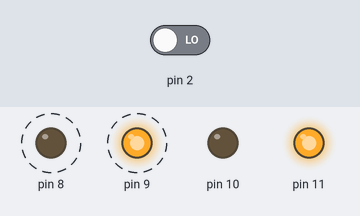
A sketch run on a simulated Arduino Uno, built with avr-gcc and run on an emulated ATmega328P. On the bench: output pins drawn as LEDs (lit = HIGH). Dashed ring = blinking. The test bench sets the inputs (shaded band); at power-on: pin 2 LOW.

Above: at 5.3 s.
5.4 s: pin 2 driven HIGH
At 5.62 s:
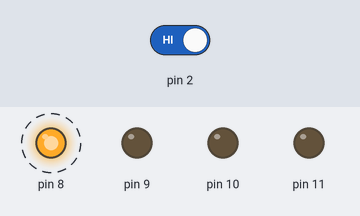
8.9 s: pin 2 driven LOW
At 10.5 s:
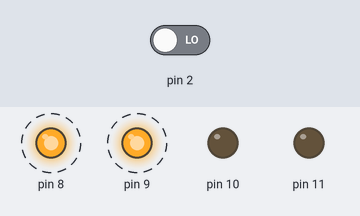
At 12.6 s:
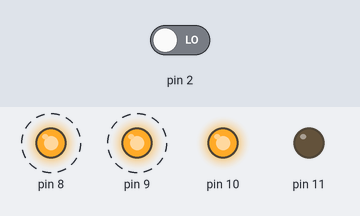
Timing chart, 0 to 23.2 s (numbered marks = the images above; inputs shaded):
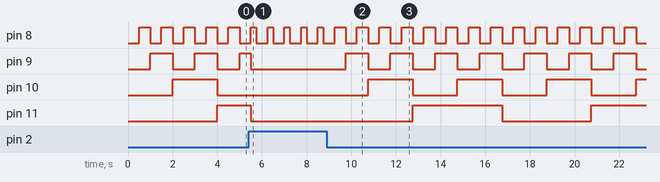

The sketch:

ihsan_lab1.ino
```cpp
int pushbutton = 0;
int TIME_LED_COUNTER= 500;
int TIME_LED_SLIDER = 250;
int fourbitCount = 0; //4 bit led counter variable
int sliderCount =1; // slider counter variable
bool slider_Updown = true; // In the Slider process, it controls the movement of LEDs between MSB and LSB.
bool switchstate = true; //it controls which operation takes place with the Tach button.


void setup()
{
  pinMode(2, INPUT);
  pinMode(11, OUTPUT);
  pinMode(10, OUTPUT);
  pinMode(9, OUTPUT);
  pinMode(8, OUTPUT);
}

void loop()
{
  if(fourbitCount == 16){fourbitCount = 0;}//The counter returns to the beginning again when it comes to 16.
  pushbutton = digitalRead(2);
  if (pushbutton == HIGH) {  //Checks whether the button is pressed.
    if(switchstate){//If the button is pressed or not, it determines which process to start.
      switchstate = false;
      sliderCount=1;
    }else{
      fourbitCount = 0;
      switchstate = true;
    }
  }
  if (switchstate) { //4 bit counter starting section
    fourbitCounter();
    delay(TIME_LED_COUNTER);

  } else {
    Slider(); //Slider starting section
    delay(TIME_LED_SLIDER);
  }

}//end loop

    void Slider()
  {
    //With the for loop, the LEDs are shown off at first.
   for(int i = 8; i<12; i++){
      digitalWrite(i, LOW);
    }
  //indicates which LED will be lit.
    digitalWrite(sliderCount+7, HIGH);
    if(sliderCount == 1){ //if the counter is 1, the LEDs start to light from LSB to MSB.
      slider_Updown = true;
    }
    if(sliderCount == 4){ //if the counter is 4, the LEDs start to light from MSB to LSB.
      slider_Updown = false;
    }

    if(slider_Updown){
      sliderCount++;
    }else{
      sliderCount--;
    }
  }

   void fourbitCounter()
  {
     //the smallest bit burns in cases such as 1,3,5, it lights up if it is equal to 1 according to mod2.
    if((fourbitCount % 2) == 1){
      digitalWrite(8, HIGH); }
    else { digitalWrite(8, LOW); }
  //it burns in cases such as 2,3,6,7, it burns in parts where it gives 2 or 3 according to mod4.
    if((fourbitCount % 4) >= 2){
      digitalWrite(9, HIGH); }
    else { digitalWrite(9, LOW); }

      if((fourbitCount % 8) >= 4){
      digitalWrite(10, HIGH); }
    else { digitalWrite(10, LOW); }

     // 3-bit processing up to the number 7 is done with the number 8 and 4-bit processing is switched and the last led starts to light up.
    if(fourbitCount >= 8){
      digitalWrite(11, HIGH); }
    else { digitalWrite(11, LOW); }

      fourbitCount++;

}
```

Measured:
- after the input at 5.4 s, pin 8: alternates HIGH for 0.25 s and LOW for 0.50 s, starting after 0.35 s; pin 10: stays LOW (without the input it goes to HIGH after 0.60 s); pin 11: HIGH → LOW after 0.10 s instead of 2.6 s
- after the input at 8.9 s, pin 8: alternates HIGH for 0.50 s and LOW for 0.50 s, starting after 0.85 s; pin 9: alternates HIGH for 1.0 s and LOW for 1.0 s, starting after 0.85 s; pin 10: alternates HIGH for 2.0 s and LOW for 2.0 s, starting after 1.9 s; pin 11: LOW → HIGH after 3.9 s, → LOW 4.0 s later, → HIGH 4.0 s later
- by itself, pin 8: alternates HIGH for 0.50 s and LOW for 0.50 s
- by itself, pin 9: alternates HIGH for 1.0 s and LOW for 1.0 s
